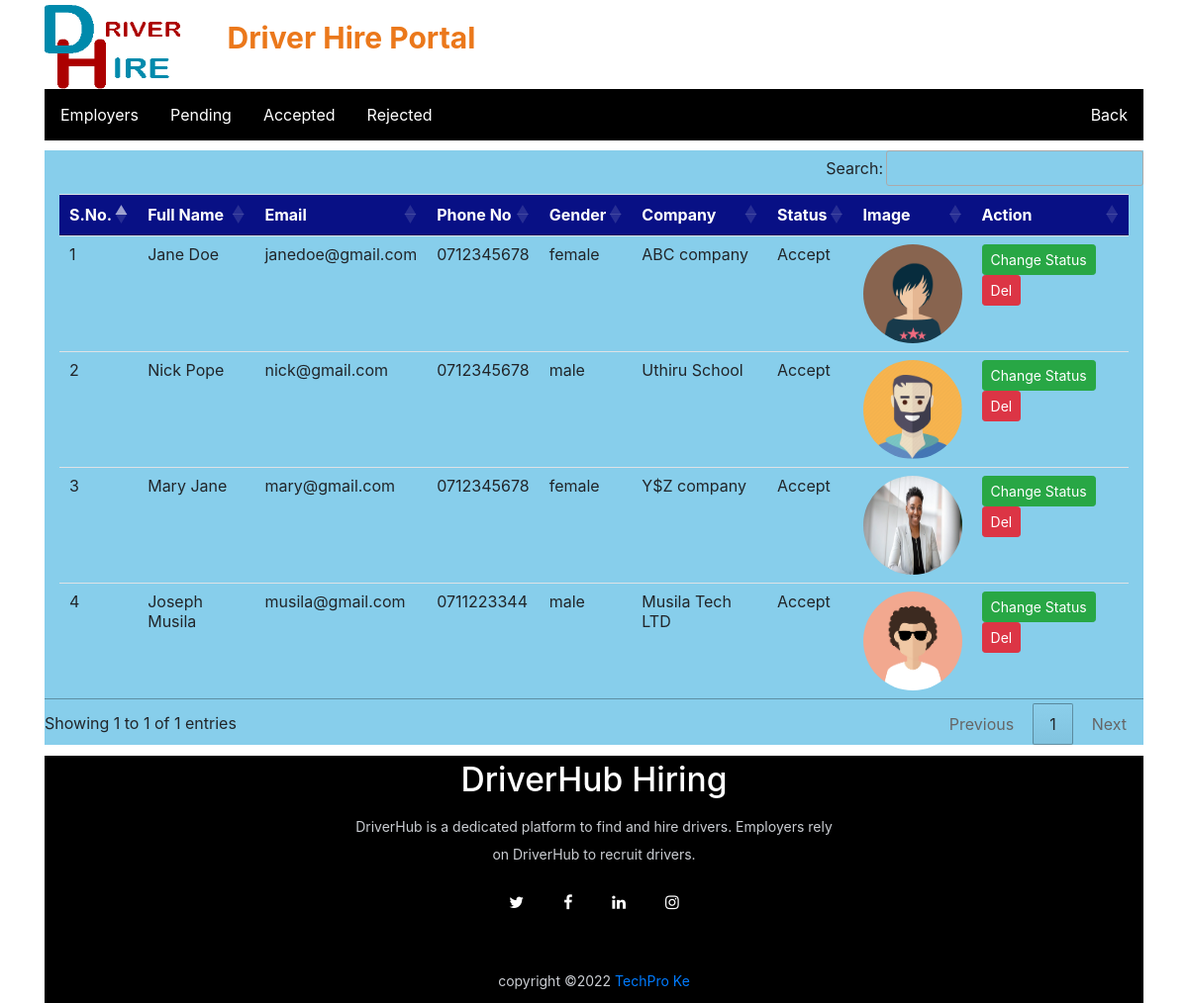
The page /employers (signed in) on the database its author committed.
### driverjob/models.py (models this page shows, shortened)
class Employer(models.Model):
    user=models.ForeignKey(User,on_delete=models.CASCADE)
    mobile = models.CharField(max_length=15, null= True)
    image = models.FileField(null=True)
    gender =models.CharField(max_length=10, null=True)
    company =models.CharField(max_length=100, null=True)
    type =models.CharField(max_length=15, null=True)
    status =models.CharField(max_length=20, null=True)

### driverjob/views.py (the view)
# urls.py: path('employers', employers, name="employers"),
def employers(request):
    if not request.user.is_authenticated:
        return redirect('admin_login')
    data = Employer.objects.all()
    d = {'data':data}
    return render(request,'employers.html',d)

### driverjob/templates/employers.html
{% load static %}
{% block body %}
{% include 'emp_nav.html' %}
<div style="background-color: skyblue; margin-top: 10px;">
<table id="example" class="table table-hover container">
    <thead>
    <tr style="background-color: rgb(8, 16, 133);color: white;">
        <th>S.No.</th>
        <th>Full Name</th>
        <th>Email</th>
        <th>Phone No</th>
        <th>Gender</th>
        <th>Company</th>
        <th>Status</th>
        <th>Image</th>
        <th>Action</th>
    </tr>
    </thead>
    <tbody>
    {% for i in data %}
        <tr>
            <td>{{forloop.counter}}</td>
            <td>{{i.user.first_name}} {{i.user.last_name}}</td>
            <td>{{i.user.username}}</td>
            <td>{{i.mobile}}</td>
            <td>{{i.gender}}</td>
            <td>{{i.company}}</td>
            <td>{{i.status}}</td>
            <td><img src="{{i.image.url}}" style="width:100px ; height:100px ; border-radius:50%;"></td>
            <td><a style="text-decoration: none;" class="btn btn-success btn-sm" href="{% url 'change_status' i.id %}" >Change Status</a>
            <a  style="text-decoration: none;" class="btn btn-danger btn-sm" href="{% url 'del_employer' i.user.id %}"  onclick="return confirm('Are you sure you want to delete this employer?')">Del</a></td>
        </tr>
    </tbody>
    {% endfor %}
</table>
</div>
{% include 'footer.html' %}
{% endblock %}

### rows shown on the page
Employer: user.first_name "Jane", user.last_name "Doe", user.username "janedoe@gmail.com", mobile "0712345678", gender "female", company "ABC company", status "Accept", image (picture)
Employer: user.first_name "Nick", user.last_name "Pope", user.username "nick@gmail.com", mobile "0712345678", gender "male", company "Uthiru School", status "Accept", image (picture)
Employer: user.first_name "Mary", user.last_name "Jane", user.username "mary@gmail.com", mobile "0712345678", gender "female", company "Y$Z company", status "Accept", image (picture)
Employer: user.first_name "Joseph", user.last_name "Musila", user.username "musila@gmail.com", mobile "0711223344", gender "male", company "Musila Tech LTD", status "Accept", image (picture)
